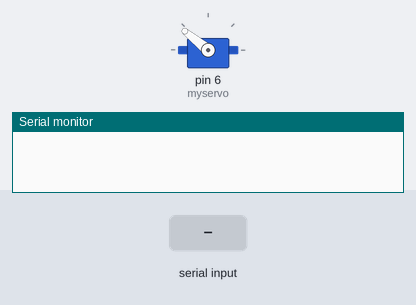
A sketch run on a simulated Arduino Uno, built with avr-gcc and run on an emulated ATmega328P. Shown: servo, the last lines printed to the serial monitor. The test bench sets the inputs (shaded band).

Above: at 1.2 s.
1.3 s: "1" received over Serial
At 3.6 s:
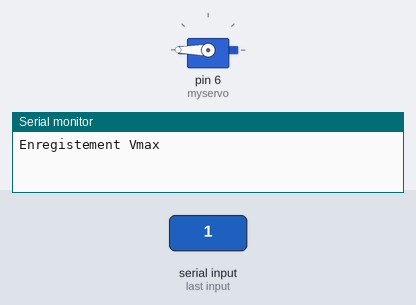
4.3 s: "2" received over Serial
At 7.0 s:
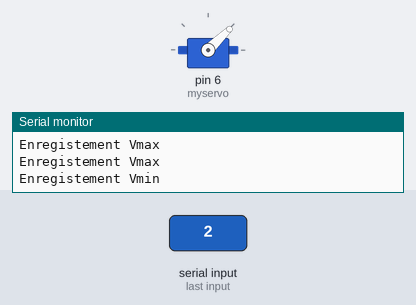
7.3 s: "0" received over Serial
At 9.4 s:
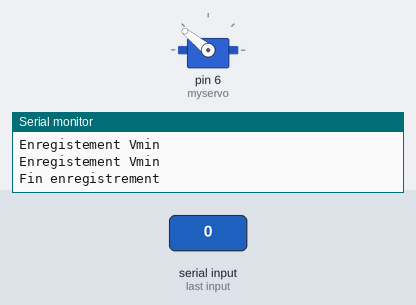
Timing chart, 0 to 10.9 s (numbered marks = the images above; inputs shaded):
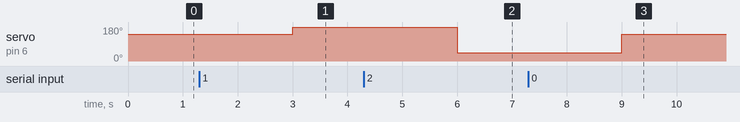

Measured:
- after the input at 1.3 s, servo on pin 6 (myservo): 141° → 180° after 1.7 s
- after the input at 4.3 s, servo on pin 6 (myservo): 180° → 44° after 1.7 s
- after the input at 7.3 s, servo on pin 6 (myservo): 44° → 141° after 1.7 s

The sketch:

SetupVariateurPWM.ino
```cpp
#include <Servo.h>


// 0 < val < 20000
#define NEUTRAL 2000
#define MAX 3000
#define MIN 1000

Servo myservo, servo;
String sens;


void setup() {
  Serial.begin(9600);
  myservo.attach(6);
  myservo.writeMicroseconds(NEUTRAL);
}

void loop() {
  if(Serial.available() > 0) {
    //Lire le mot écrit puis enlever tout \r \n et espace à la fin du mot
    sens = Serial.readString();
    sens.trim();
  }

  if(sens == "0") {
    Serial.println("Fin enregistrement");
    myservo.writeMicroseconds(MIN);
    myservo.writeMicroseconds(NEUTRAL);
  } else if(sens == "1") {
    Serial.println("Enregistement Vmax");
    myservo.writeMicroseconds(MAX);
  } else if(sens == "2") {
    Serial.println("Enregistement Vmin");
    myservo.writeMicroseconds(MIN);
  }

  delay(1000);
}
```
